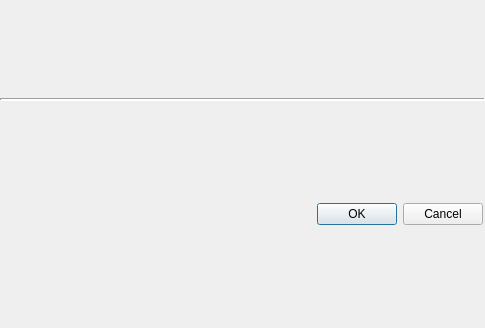
<?xml version="1.0" encoding="UTF-8"?>
<ui version="4.0">
 <class>ClientViewInventoryFieldPickerDlg</class>
 <widget class="QDialog" name="ClientViewInventoryFieldPickerDlg">
  <property name="geometry">
   <rect>
    <x>0</x>
    <y>0</y>
    <width>485</width>
    <height>328</height>
   </rect>
  </property>
  <property name="minimumSize">
   <size>
    <width>300</width>
    <height>0</height>
   </size>
  </property>
  <property name="windowTitle">
   <string>Select Inventory Field</string>
  </property>
  <layout class="QVBoxLayout" name="verticalLayout">
   <property name="spacing">
    <number>0</number>
   </property>
   <property name="leftMargin">
    <number>0</number>
   </property>
   <property name="topMargin">
    <number>0</number>
   </property>
   <property name="rightMargin">
    <number>0</number>
   </property>
   <property name="bottomMargin">
    <number>0</number>
   </property>
   <item>
    <layout class="QHBoxLayout" name="horzLayout_InventoryPicker">
     <property name="spacing">
      <number>0</number>
     </property>
    </layout>
   </item>
   <item>
    <layout class="QHBoxLayout" name="horizontalLayout_4">
     <property name="spacing">
      <number>0</number>
     </property>
     <item>
      <widget class="Line" name="line">
       <property name="lineWidth">
        <number>2</number>
       </property>
       <property name="orientation">
        <enum>Qt::Horizontal</enum>
       </property>
      </widget>
     </item>
    </layout>
   </item>
   <item>
    <layout class="QHBoxLayout" name="horizontalLayout">
     <property name="spacing">
      <number>0</number>
     </property>
     <property name="sizeConstraint">
      <enum>QLayout::SetDefaultConstraint</enum>
     </property>
     <item>
      <widget class="QWidget" name="widgetButtons" native="true">
       <property name="sizePolicy">
        <sizepolicy hsizetype="Preferred" vsizetype="Fixed">
         <horstretch>0</horstretch>
         <verstretch>0</verstretch>
        </sizepolicy>
       </property>
       <property name="minimumSize">
        <size>
         <width>0</width>
         <height>30</height>
        </size>
       </property>
       <property name="maximumSize">
        <size>
         <width>16777215</width>
         <height>30</height>
        </size>
       </property>
       <layout class="QHBoxLayout" name="horizontalLayout_2" stretch="0,0">
        <property name="spacing">
         <number>0</number>
        </property>
        <property name="leftMargin">
         <number>2</number>
        </property>
        <property name="topMargin">
         <number>0</number>
        </property>
        <property name="rightMargin">
         <number>2</number>
        </property>
        <property name="bottomMargin">
         <number>0</number>
        </property>
        <item>
         <spacer name="horizontalSpacer">
          <property name="orientation">
           <enum>Qt::Horizontal</enum>
          </property>
          <property name="sizeHint" stdset="0">
           <size>
            <width>5</width>
            <height>20</height>
           </size>
          </property>
         </spacer>
        </item>
        <item>
         <layout class="QVBoxLayout" name="verticalLayout_4">
          <property name="spacing">
           <number>0</number>
          </property>
          <item>
           <widget class="QDialogButtonBox" name="buttonBox">
            <property name="sizePolicy">
             <sizepolicy hsizetype="Fixed" vsizetype="Fixed">
              <horstretch>0</horstretch>
              <verstretch>0</verstretch>
             </sizepolicy>
            </property>
            <property name="standardButtons">
             <set>QDialogButtonBox::Cancel|QDialogButtonBox::Ok</set>
            </property>
           </widget>
          </item>
         </layout>
        </item>
       </layout>
      </widget>
     </item>
    </layout>
   </item>
  </layout>
 </widget>
 <resources/>
 <connections/>
</ui>
